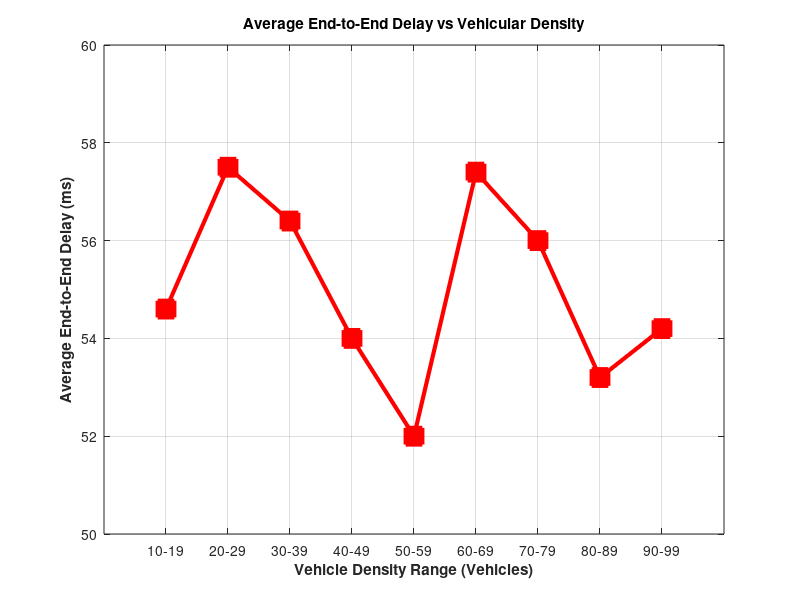

Write the MATLAB code that produced this figure.
% Average End-to-End Delay vs Vehicular Density
clc;
clear;
close all;

% Data
density = {'10-19','20-29','30-39','40-49','50-59', ...
           '60-69','70-79','80-89','90-99'};

delay = [54.6, 57.5, 56.4, 54.0, 52.0, ...
         57.4, 56.0, 53.2, 54.2];

% Plot
figure;

plot(1:length(delay), delay, '-s', ...
    'Color', 'red', ...
    'LineWidth', 3, ...
    'MarkerSize', 12, ...
    'MarkerFaceColor', 'red');

% Axes settings
xticks(1:length(density));
xticklabels(density);

ylim([50 60]);
yticks(50:2:60);

% Labels and title
title('Average End-to-End Delay vs Vehicular Density', ...
      'FontWeight', 'bold');

xlabel('Vehicle Density Range (Vehicles)', ...
       'FontWeight', 'bold');

ylabel('Average End-to-End Delay (ms)', ...
       'FontWeight', 'bold');

% Grid
grid on;

% Background color
set(gca, 'Color', [0.94 0.94 0.94]);

% Figure size
set(gcf, 'Position', [100 100 1000 500]);
